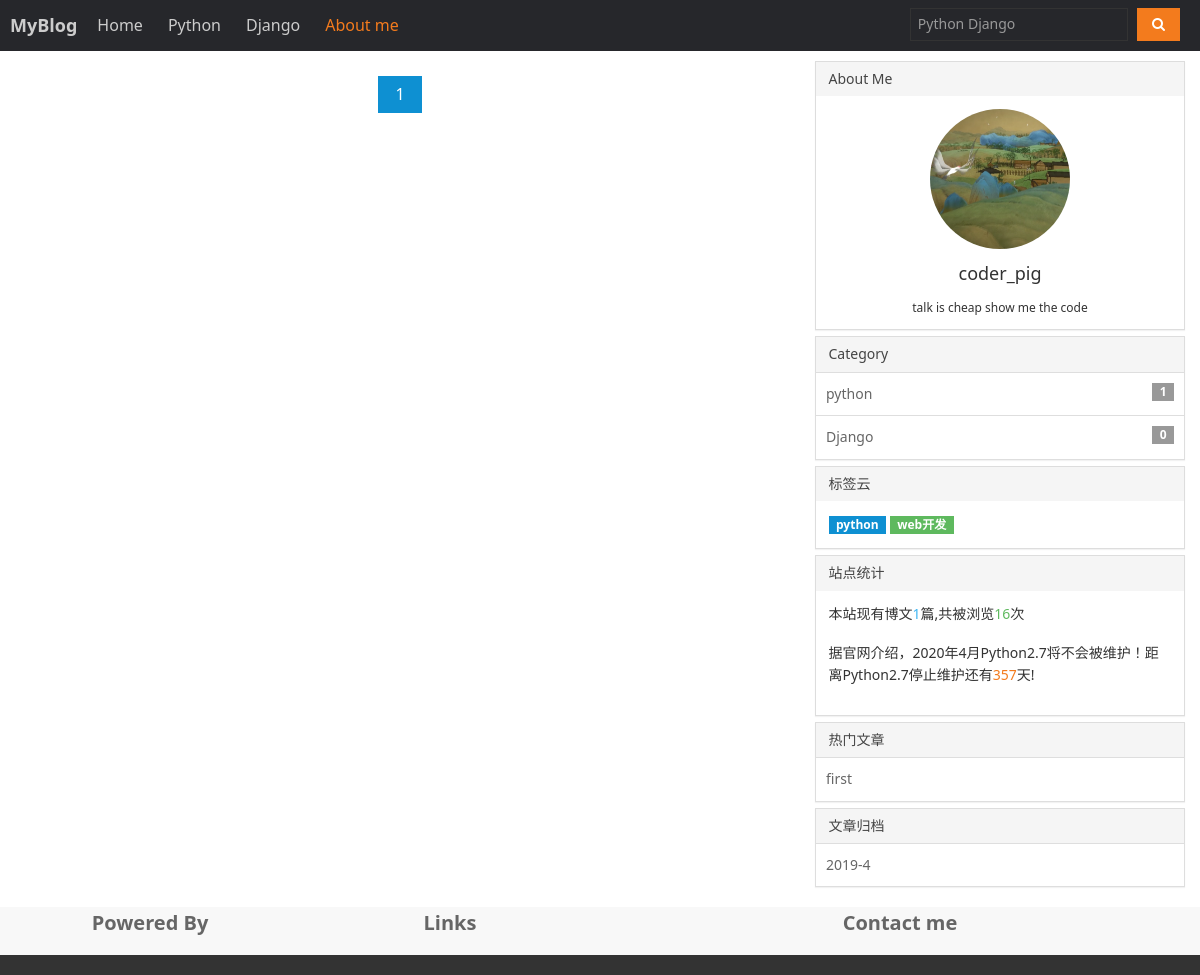
The page /?c=6 on the database its author committed.
### blog/models.py (models this page shows, shortened)
class UserProfile(AbstractUser):
    user_nick_name = models.CharField(max_length=24, verbose_name=u'用户昵称', default="")
    user_gender = models.CharField(max_length=10, choices=(("1","男"),("0","女")), default="1", verbose_name=u"性别选择")
    user_birday = models.DateField(verbose_name=u"用户生日", null=True, blank=True)
    user_mobile = models.CharField(max_length=11, null=True, blank=True,verbose_name=u'电话号码')
    user_address = models.CharField(max_length=200, verbose_name=u"用户地址", default='')
    user_detail = models.CharField(max_length=200, verbose_name=u"个人简介", default='')
    user_image = models.ImageField(upload_to="image/user/%Y/%m", default="image/user/default.png", max_length=100, verbose_name=u"用户头像")
    class Meta:
        verbose_name=u'用户表'
        verbose_name_plural = verbose_name

class Category(models.Model):
    category_name = models.CharField(max_length=20, verbose_name=u'分类名称', default='')
    category_detail = models.CharField(max_length=100, verbose_name=u'分类介绍', default='')
    category_icon = models.CharField(max_length=100, verbose_name=u'分类图标', default='')
    category_sort_id = models.IntegerField(verbose_name=u'分类排序', default=1)
    class Meta:
        verbose_name = u'博客分类'
        verbose_name_plural = verbose_name

class Article(models.Model):
    article_title = models.CharField(max_length=50, verbose_name=u'日志标题', default='')
    article_synopsis = models.TextField(verbose_name=u'日志简介', default='')
    article_image = models.ImageField(upload_to="image/article/%Y/%m", default="image/article/default.png", max_length=100, verbose_name=u"文章配图")
    article_user = models.ForeignKey(UserProfile, verbose_name=u'文章作者', null=True, blank=True)
    article_category = models.ForeignKey(Category, verbose_name=u'所属分类', null=True, blank=True)
    article_tag = models.CharField(max_length=50, verbose_name=u'日志标签', default='')
    article_content = models.TextField(verbose_name=u'博客正文', default='')
    article_type = models.CharField(max_length=10, choices=(("0",u"草稿"),("1","软删除"),("2","正常")), default="0", verbose_name=u"文章类别")
    article_original = models.CharField(max_length=10, choices=(("1", "原创"), ("0", "转载")), default="1", verbose_name=u"是否原创")
    article_click = models.PositiveIntegerField(verbose_name=u'文章点击量', default=0)
    article_up = models.CharField(max_length=10, choices=(("1",u"置顶"),("0","取消置顶")), default="0", verbose_name=u"文章置顶")
    article_support= models.CharField(max_length=10, choices=(("1",u"推荐"),("0","取消推荐")), default="0", verbose_name=u"文章推荐")
    article_create_time= models.DateTimeField(verbose_name=u'创建时间',  auto_now_add=True)
    article_update_time= models.DateTimeField(verbose_name=u'更新时间',  auto_now=True)
    class Meta:
        verbose_name=u'文章表'
        verbose_name_plural = verbose_name

### blog/views.py (the view)
# urls.py: url(r'^$', bloglist, name=''),
def bloglist(request):
    articles = Article.objects.filter(article_type='2').order_by('-article_create_time')
    c = request.GET.get('c', '')  # 分类
    page_number = int(request.GET.get('p', '1'))
    s = ''  # 搜索关键字
    t = ''  # TAG关键字
    d = request.GET.get('d', '')  # 默认文章归档
    if request.method == 'GET':
        form = Searchform(request.GET)
        if form.is_valid():
            s = request.GET.get('s')
    if request.method == 'GET':
        form = Tagform(request.GET)
        if form.is_valid():
            t = request.GET.get('t')
    if c:
        articles = articles.filter(article_category=c, article_type='2').order_by('-article_create_time')
    elif s:
        articles = articles.filter(Q(article_title__contains=s) | Q(article_content__contains=s),
                                   article_type='2').order_by('-article_create_time')
    elif t:
        articles = articles.filter(article_tag__contains=t, article_type='2').order_by(
            '-article_create_time')  # name__contains 模糊查找字段
    elif d:
        md = datetime.strptime(d, "%Y-%m")
        articles = articles.filter(article_create_time__year=md.year, article_create_time__month=md.month,
                                   article_type='2')
    paginator = Paginator(articles, 8)  # 第二个参数是每页显示的数量
    page = request.GET.get('p')  # 获取URL参数中的page number
    try:
        contacts = paginator.page(page)
    except PageNotAnInteger:  # 若不是整数则跳到第一页
        contacts = paginator.page(1)
    except EmptyPage:  # 若超过了则最后一页
        contacts = paginator.page(paginator.num_pages)
    pages = pagesHelp(page,paginator.num_pages,6)
    page_url = request.get_full_path()
    return render(request, 'blog/list.html', {'articles': articles,
                                              'contacts': contacts,
                                              'c': c,
                                              's': s,
                                              'd': d,
                                              't': t,
                                              'page_url': page_url,
                                              'page_number': page_number,
                                              'form': form,
                                              'pages':pages,})

### blog/forms.py
class Tagform(forms.Form):
    t = forms.CharField(max_length=20)

### blog/templatetags/mytags.py (called while the page is built)
@register.filter
def cat_count(cat_id):
    return Article.objects.filter(article_category=cat_id).count()

### blog/views.py (called while the page is built)
def pagesHelp(page,num_pages,maxpage):
    if page is None:#首页时page=None
        p=1
    else:
        p = int(page)
    offset = num_pages-p
    if num_pages > maxpage and offset <= maxpage and p>= maxpage:
        return [i + 1 for i in range(num_pages - maxpage, num_pages)]
    elif num_pages > maxpage and offset >= maxpage and p <= maxpage:
        return [i + 1 for i in range(maxpage)]
    elif num_pages <= maxpage:
        return [i + 1 for i in range(num_pages)]
    else:
        return [i + 1 for i in range(p - int(maxpage / 2), p + int(maxpage / 2))]

### templates/blog/list.html (shortened to what this page needs)
{% extends 'base.html' %}
{% load mytags %}
{% block article %}
<div class="am-pagination am-pagination-centered">
        {% for p in pages %}
           <li class="{% if p == page_number %}am-active{% endif %}"><a href="?{% if c != '' %}c={{ c }}&{% endif %}p={{ p }}">{{ p }}</a></li>
        {% endfor %}
</div>
{% endblock %}

### templates/base.html (shortened to what this page needs)
<!DOCTYPE html>
<html>
  {% load staticfiles %}
  {% load mytags %}
<head lang="en">
    <link href="{% static 'amazeui/assets/css/amazeui.min.css' %}" rel="stylesheet">
    <link href="{% static 'appa.css' %}" rel="stylesheet">
</head>
<body>
<header class="am-topbar am-topbar-fixed-top">
  <div class="am-g am-g-fixed blog-g-fixed">
      <h1 class="am-topbar-brand am-center">
        <a href="{% url '' %}">MyBlog</a>
      </h1>
      <div class="am-collapse am-topbar-collapse" id="doc-topbar-collapse">
        <ul class="am-nav am-nav-pills am-topbar-nav">
            <li class="{% if page_url == '/' %}am-active{% endif %}"><a href="{% url '' %}">Home</a></li>
            <li class="{% if page_url == '/?c=1' %}am-active{% endif %}"><a href="{% url '' %}?c=1">Python</a></li>
            <li class="{% if page_url == '/?c=2' %}am-active{% endif %}"><a href="{% url '' %}?c=2">Django</a></li>
            <li class="{% if page_url == '/?c=6' %}am-active{% endif %}"><a href="{% url '' %}?c=6">About me</a></li>
        </ul>
        <form class="am-topbar-form am-topbar-left am-form-inline am-topbar-right" action="{% url '' %}">
          <div class="am-form-group">
            <input type="text" class="am-form-field am-input-sm bosiinput" placeholder="Python Django" name="s">
          </div>
          <button type="submit" class="am-btn am-btn-warning am-btn-sm">
            <i class="am-icon-search"></i>
            </button>
        </form>
      </div>
      </header>
<div class="am-g am-g-fixed blog-g-fixed">
  <div class="am-u-md-8">
    {% block article %}
  {% endblock article %}
  </div>
  <div class="am-u-md-4 blog-sidebar">
    <div class="am-panel-group">
      <section class="am-panel am-panel-default">
        <div class="am-panel-hd">About Me</div>
        <div class="am-panel-bd">
          <div class="avatar">
            <img class="am-circle am-center" src="{% url 'media' userinfo.user_image %}" width="140" height="140"/>
          </div>
          <div class="am-text-center am-text-lg nick-name">{{ userinfo.user_nick_name }}</div>
          <div class="am-text-center am-text-xs ">{{ userinfo.user_detail }}</div>
        </div>
      </section>
      <section class="am-panel am-panel-default blog-cat">
        <div class="am-panel-hd">Category</div>
        <ul class="am-list am-list-border">
          {% for c in categorys %}
          <li>
            <a class="am-link-muted" href="{% url '' %}?c={{ c.id }}">
            {{ c.category_name }}
           <span class="am-badge am-align-right">{{ c.id|cat_count  }}</span>
          </a>
          </li>
          {% endfor %}
        </ul>
      </section>
      <section class="am-panel am-panel-default">
        <div class="am-panel-hd">标签云</div>
        <div class="am-panel-bd">
          {% for tag in alltags %}
          <a href="{% url '' %}?t={{ tag }}" class="am-badge {{ tagcss | random }}">{{ tag }}</a>
          {% endfor %}
        </div>
      </section>
      <section class="am-panel am-panel-default">
        <div class="am-panel-hd">站点统计</div>
        <div class="am-panel-bd">
            <p>本站现有博文<span class="am-text-secondary">{{ ac_count }}</span>篇,共被浏览<span class="am-text-success">{{ ac_click }}</span>次</p>
            <p>据官网介绍，2020年4月Python2.7将不会被维护！距离Python2.7停止维护还有<span class="am-text-warning">{{ killpy2 }}</span>天!</p>
        </div>
      </section>
      <section class="am-panel am-panel-default blog-cat">
        <div class="am-panel-hd">热门文章</div>
        <ul class="am-list am-list-border">
          {% for hac in hot_articles %}
          <li>
            <a class="am-link-muted am-text-truncate" href="{% url '' %}blog/{{ hac.id }}">
            {{ hac.article_title }}
          </a>
          </li>
          {% endfor %}
        </ul>
      </section>
      <section class="am-panel am-panel-default blog-cat">
        <div class="am-panel-hd">文章归档</div>
        <ul class="am-list am-list-border am-list-striped">
          {% for date in dates %}
          <li>
            <a class="am-link-muted" href="{% url '' %}?d={{ date.year }}-{{ date.month }}">
            {{ date.year}}-{{ date.month }}
          </a>
          </li>
          {% endfor %}
        </ul>
      </section>
    </div>
  </div>
</div>
<div class="footer-top">
    <div class="am-g blog-g-fixed">
        <div class="am-u-md-3">
            <h2 class="site-fd am-text-center"><a href="#" target="_blank" class="am-link-muted">Powered By</a></h2>
          </div>
        <div class="am-u-md-3">
            <h2 class="site-fd am-text-center"><a href="#" target="_blank" class="am-link-muted">Links</a></h2>
        </div>
      <div class="am-u-md-6">
        <h2 class="site-fd am-text-center"><a href="#" target="_blank" class="am-link-muted">Contact me</a></h2>
      </div>
    </div>
</div>
<footer class="blog-footer am-g">
</footer>
</body>
</html>

### static/appa.css (style rules this page uses)
@media only screen and (min-width: 1200px) { .blog-g-fixed { max-width: 1200px; } }
@media only screen and (min-width: 641px) { .blog-sidebar { font-size: 1.4rem; } }
.blog-footer { padding: 10px 0; text-align: center; background: #333; color: #ccc; }
.footer-top { background-color: #f8f8f8; }
.am-topbar a { color: #ccc; }
.am-topbar { margin-bottom: 0px; background: #26272b; border-width: 0 0 1px; border-style: solid; border-color: #26272b; color: #fff; }
.bosiinput { background: #26272b; color: #666; border-color: #333; }
.am-topbar-nav>li>a:after { display:none; }
.am-topbar-nav>li.am-active>a, .am-topbar-nav>li.am-active>a:focus, .am-topbar-nav>li.am-active>a:hover { color: #F37B1D; background: none; }
.nick-name { padding: 10px 0px; }
.blog-cat { border: none; }
.blog-cat .am-panel-hd { border: 1px solid #ddd; border-bottom: none; }

### rows shown on the page
UserProfile: user_image (picture), user_nick_name "coder_pig", user_detail "talk is cheap show me the code"
Category: category_name "python", id|cat_count "1"
Category: category_name "Django", id|cat_count "0"
Article: article_title "first"

### other values the page prints
{{ p }} "1"
{{ tag }} "python" "web开发"
{{ ac_count }} "1"
{{ ac_click }} "16"
{{ date.year }} "2019"
{{ date.month }} "4"
